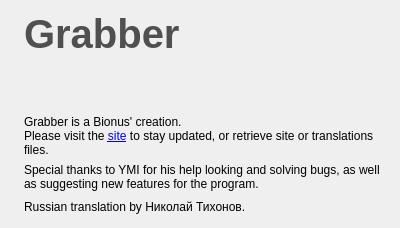
<?xml version="1.0" encoding="UTF-8"?>
<ui version="4.0">
 <class>AboutWindow</class>
 <widget class="QWidget" name="AboutWindow">
  <property name="geometry">
   <rect>
    <x>0</x>
    <y>0</y>
    <width>400</width>
    <height>228</height>
   </rect>
  </property>
  <property name="sizePolicy">
   <sizepolicy hsizetype="Fixed" vsizetype="Fixed">
    <horstretch>0</horstretch>
    <verstretch>0</verstretch>
   </sizepolicy>
  </property>
  <property name="windowTitle">
   <string>About Grabber</string>
  </property>
  <property name="windowIcon">
   <iconset resource="../resources/resources.qrc">
    <normaloff>:/images/icon.ico</normaloff>:/images/icon.ico</iconset>
  </property>
  <layout class="QHBoxLayout" name="horizontalLayout" stretch="0,1">
   <item>
    <widget class="QLabel" name="label">
     <property name="text">
      <string/>
     </property>
     <property name="pixmap">
      <pixmap resource="../resources/resources.qrc">:/images/icon.png</pixmap>
     </property>
    </widget>
   </item>
   <item>
    <layout class="QVBoxLayout" name="verticalLayout">
     <item>
      <widget class="QLabel" name="labelTitle">
       <property name="text">
        <string notr="true">&lt;span style=&quot; font-size:30pt; font-weight:600; color:#505050;&quot;&gt;Grabber&lt;/p&gt;</string>
       </property>
      </widget>
     </item>
     <item>
      <widget class="QLabel" name="labelCurrent">
       <property name="text">
        <string/>
       </property>
      </widget>
     </item>
     <item>
      <widget class="QLabel" name="labelMessage">
       <property name="text">
        <string/>
       </property>
      </widget>
     </item>
     <item>
      <widget class="QLabel" name="labelCreator">
       <property name="text">
        <string>&lt;html&gt;&lt;head/&gt;&lt;body&gt;&lt;p&gt;Grabber is a Bionus' creation.&lt;br/&gt;Please visit the &lt;a href=&quot;{website}&quot;&gt;&lt;span style=&quot; text-decoration: underline; color:#0000ff;&quot;&gt;site&lt;/span&gt;&lt;/a&gt; to stay updated, or retrieve site or translations files.&lt;/p&gt;&lt;/body&gt;&lt;/html&gt;</string>
       </property>
       <property name="textFormat">
        <enum>Qt::RichText</enum>
       </property>
       <property name="wordWrap">
        <bool>true</bool>
       </property>
       <property name="openExternalLinks">
        <bool>true</bool>
       </property>
      </widget>
     </item>
     <item>
      <widget class="QLabel" name="label_2">
       <property name="text">
        <string>Special thanks to YMI for his help looking and solving bugs, as well as suggesting new features for the program.</string>
       </property>
       <property name="wordWrap">
        <bool>true</bool>
       </property>
      </widget>
     </item>
     <item>
      <widget class="QLabel" name="labelCredits">
       <property name="text">
        <string>Russian translation by Николай Тихонов.</string>
       </property>
      </widget>
     </item>
    </layout>
   </item>
  </layout>
 </widget>
 <resources>
  <include location="../resources/resources.qrc"/>
 </resources>
 <connections/>
</ui>
